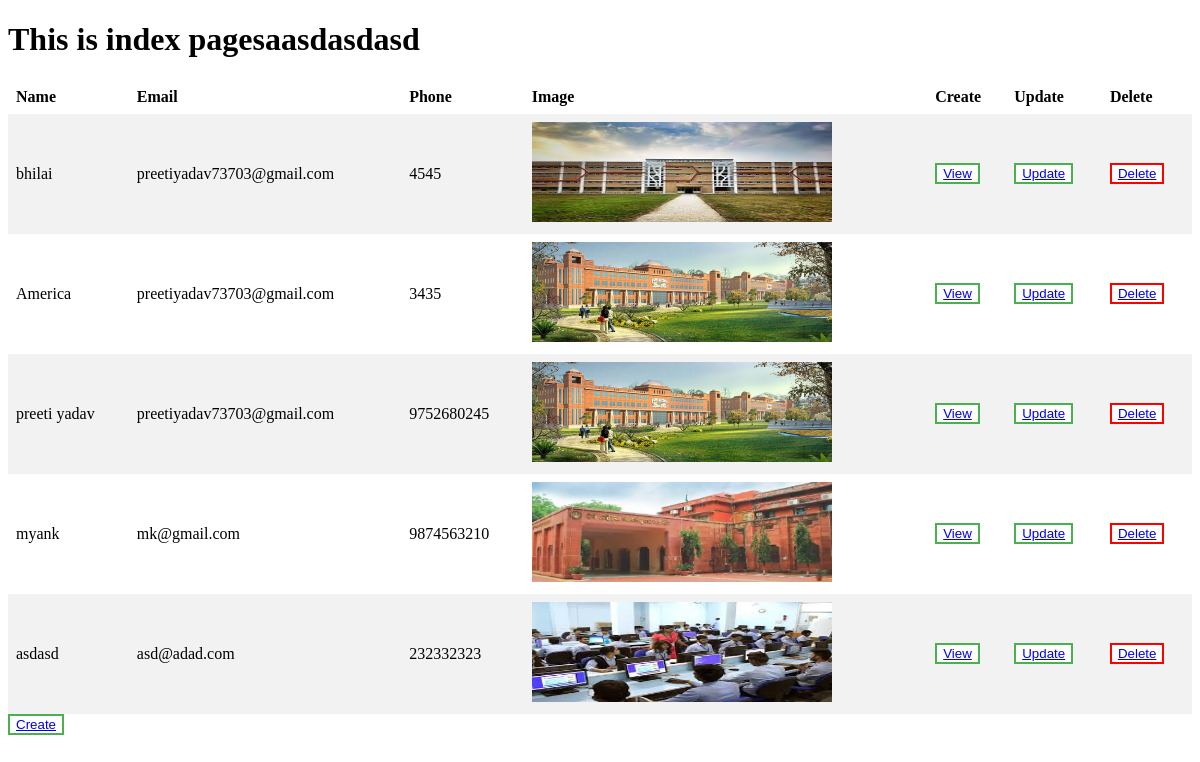
Page /se/first/ on the committed database.
### tab/models.py (models this page shows, shortened)
class Place(models.Model):
    pl_name=models.CharField(max_length=30)
    pl_email=models.EmailField(max_length=100)
    pl_phone=models.IntegerField()
    pl_image=models.ImageField(upload_to="image")

### tab/views.py (the view)
# urls.py: path('first/',PlaceTable,name = 'first1'),
def  PlaceTable(request):
    show = Place.objects.all()
    data = {"show": show}
    return render(request,'index.html',data)

### templates/index.html (shortened to what this page needs)
{% load static %}
<!DOCTYPE html>
<html lang="en">
<head>
</head>
<body>
    <h1>This is index pagesaasdasdasd</h1>
    <table>
        <tr>
            <th>Name</th>
            <th>Email</th>
            <th>Phone</th>
            <th>Image</th>
            <th>Create</th>
            <th>Update</th>
            <th>Delete</th>
        </tr>
        {% for i in show %}
        <tr>
          <td>{{i.pl_name}}</td>
          <td>{{i.pl_email}}</td>
          <td>{{i.pl_phone}}</td>
          <td>
            <img src="{{i.pl_image.url}}" alt="Trulli" class="prod-size" width="300" height="100" >
          </td>
          <td><button class="button button1"><a href="http://127.0.0.1:8000/se/show/{{i.id}}/">View</a></button></td>
          <td><button class="button button1"><a href="http://127.0.0.1:8000/se/update/{{i.id}}/">Update</a></button></td>
          <td><button class="button button2"><a href="http://127.0.0.1:8000/se/del/{{i.id}}/">Delete</a></button></td>
        </tr>
        {% endfor %}
    </table>
    <td><button class="button button1"><a href="http://127.0.0.1:8000/se/reate/">Create</a></button></td>
</body>
</html>

### templates/index.html (style rules this page uses)
table { border-collapse: collapse; width: 100%; }
th, td { text-align: left; padding: 8px; }
tr:nth-child(even) { background-color: #f2f2f2; }
.button1 { background-color: white; color: black; border: 2px solid #4CAF50; }
.button2 { background-color: white; color: black; border: 2px solid #ff0000; }

### rows in the picture
Place: pl_name "bhilai", pl_email "preetiyadav73703@gmail.com", pl_phone "4545", pl_image (picture)
Place: pl_name "America", pl_email "preetiyadav73703@gmail.com", pl_phone "3435", pl_image (picture)
Place: pl_name "preeti yadav", pl_email "preetiyadav73703@gmail.com", pl_phone "9752680245", pl_image (picture)
Place: pl_name "myank", pl_email "mk@gmail.com", pl_phone "9874563210", pl_image (picture)
Place: pl_name "asdasd", pl_email "asd@adad.com", pl_phone "232332323", pl_image (picture)
